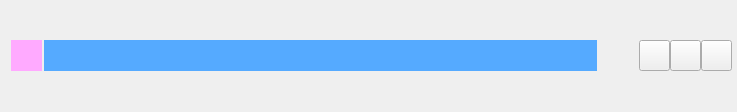
<?xml version="1.0" encoding="UTF-8"?>
<ui version="4.0">
 <class>TitleBar</class>
 <widget class="QWidget" name="TitleBar">
  <property name="geometry">
   <rect>
    <x>0</x>
    <y>0</y>
    <width>737</width>
    <height>112</height>
   </rect>
  </property>
  <property name="windowTitle">
   <string>Form</string>
  </property>
  <layout class="QGridLayout" name="gridLayout">
   <property name="rightMargin">
    <number>5</number>
   </property>
   <item row="0" column="0">
    <layout class="QHBoxLayout" name="horizontalLayout_2" stretch="1,10,0,1">
     <property name="spacing">
      <number>2</number>
     </property>
     <item>
      <widget class="QLabel" name="labelLogo">
       <property name="minimumSize">
        <size>
         <width>31</width>
         <height>31</height>
        </size>
       </property>
       <property name="maximumSize">
        <size>
         <width>31</width>
         <height>31</height>
        </size>
       </property>
       <property name="styleSheet">
        <string notr="true">background-color: rgb(255, 170, 255);</string>
       </property>
       <property name="text">
        <string/>
       </property>
      </widget>
     </item>
     <item>
      <widget class="QLabel" name="labelTitle">
       <property name="minimumSize">
        <size>
         <width>400</width>
         <height>31</height>
        </size>
       </property>
       <property name="maximumSize">
        <size>
         <width>16777215</width>
         <height>31</height>
        </size>
       </property>
       <property name="styleSheet">
        <string notr="true">background-color: rgb(85, 170, 255);</string>
       </property>
       <property name="text">
        <string/>
       </property>
      </widget>
     </item>
     <item>
      <spacer name="horizontalSpacer">
       <property name="orientation">
        <enum>Qt::Orientation::Horizontal</enum>
       </property>
       <property name="sizeHint" stdset="0">
        <size>
         <width>40</width>
         <height>20</height>
        </size>
       </property>
      </spacer>
     </item>
     <item>
      <layout class="QHBoxLayout" name="horizontalLayout">
       <property name="spacing">
        <number>0</number>
       </property>
       <item>
        <widget class="QPushButton" name="btnMinisized">
         <property name="minimumSize">
          <size>
           <width>31</width>
           <height>31</height>
          </size>
         </property>
         <property name="maximumSize">
          <size>
           <width>31</width>
           <height>31</height>
          </size>
         </property>
         <property name="text">
          <string/>
         </property>
        </widget>
       </item>
       <item>
        <widget class="QPushButton" name="btnMaxsized">
         <property name="minimumSize">
          <size>
           <width>31</width>
           <height>31</height>
          </size>
         </property>
         <property name="maximumSize">
          <size>
           <width>31</width>
           <height>31</height>
          </size>
         </property>
         <property name="text">
          <string/>
         </property>
        </widget>
       </item>
       <item>
        <widget class="QPushButton" name="btnClose">
         <property name="minimumSize">
          <size>
           <width>31</width>
           <height>31</height>
          </size>
         </property>
         <property name="maximumSize">
          <size>
           <width>31</width>
           <height>31</height>
          </size>
         </property>
         <property name="text">
          <string/>
         </property>
        </widget>
       </item>
      </layout>
     </item>
    </layout>
   </item>
  </layout>
 </widget>
 <resources/>
 <connections/>
</ui>
